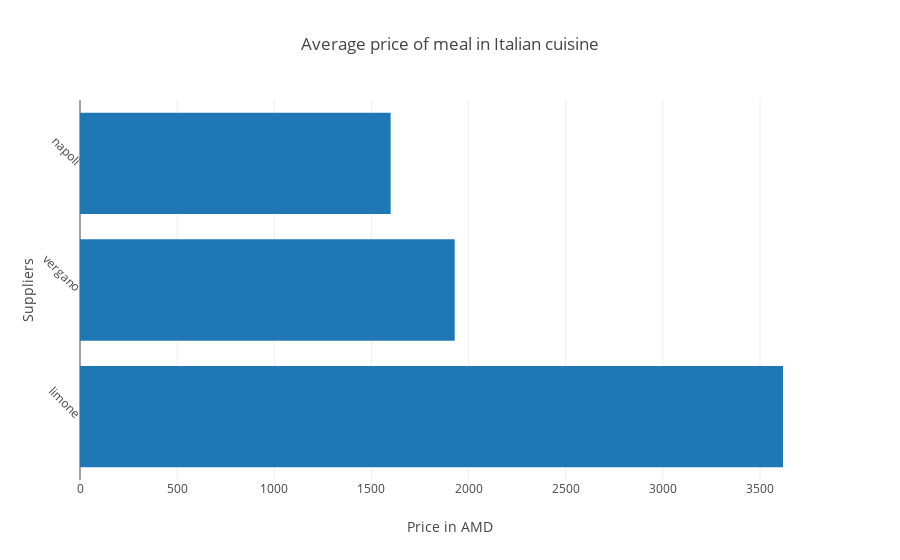

Here is the notebook cell this chart was saved with:
### Code cell
trace = go.Bar(x=[avg_italian_limone_meal,
                  avg_italian_vergnano_meal,
                  avg_italian_napoli_meal], y=['limone', 'vergano', 'napoli'], orientation="h")

data = [trace]
layout = go.Layout(
    title=go.layout.Title(
        text='Average price of meal in Italian cuisine'
    ),
    xaxis=go.layout.XAxis(
        title=go.layout.xaxis.Title(
            text='Price in AMD'
        )
    ),
    yaxis=go.layout.YAxis(
        title=go.layout.yaxis.Title(
            text='Suppliers'
        ),
        tickangle=45
    )
)
figure = dict(data=data,layout=layout)
iplot(figure)

### Figure 1 — Plotly figure (JSON) as saved in the notebook; plotly's stock layout.template omitted (floating-point values rounded to 4 significant figures)
{"data": [{"orientation": "h", "type": "bar", "uid": "7f86f8ef-57e8-4f7f-8156-9aa96697275c", "x": [3618.0, 1929.0, 1599.0], "y": ["limone", "vergano", "napoli"]}], "layout": {"title": {"text": "Average price of meal in Italian cuisine"}, "xaxis": {"title": {"text": "Price in AMD"}}, "yaxis": {"tickangle": 45, "title": {"text": "Suppliers"}}}}
